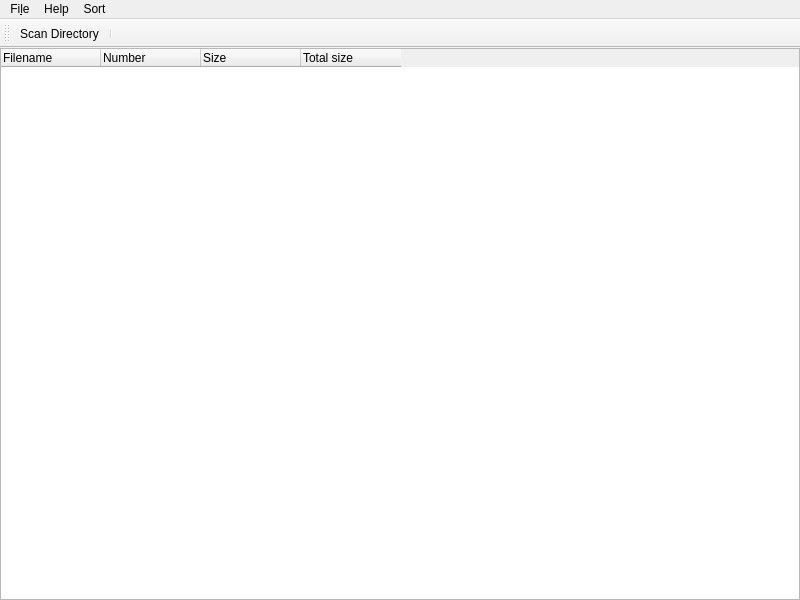
<?xml version="1.0" encoding="UTF-8"?>
<ui version="4.0">
 <class>MainWindow</class>
 <widget class="QMainWindow" name="MainWindow">
  <property name="geometry">
   <rect>
    <x>0</x>
    <y>0</y>
    <width>800</width>
    <height>600</height>
   </rect>
  </property>
  <property name="windowTitle">
   <string>MainWindow</string>
  </property>
  <widget class="QWidget" name="centralWidget">
   <layout class="QHBoxLayout" name="horizontalLayout">
    <property name="leftMargin">
     <number>0</number>
    </property>
    <property name="topMargin">
     <number>0</number>
    </property>
    <property name="rightMargin">
     <number>0</number>
    </property>
    <property name="bottomMargin">
     <number>0</number>
    </property>
    <item>
     <widget class="QTreeWidget" name="treeWidget">
      <attribute name="headerMinimumSectionSize">
       <number>100</number>
      </attribute>
      <attribute name="headerStretchLastSection">
       <bool>false</bool>
      </attribute>
      <column>
       <property name="text">
        <string>Filename</string>
       </property>
      </column>
      <column>
       <property name="text">
        <string>Number</string>
       </property>
      </column>
      <column>
       <property name="text">
        <string>Size</string>
       </property>
      </column>
      <column>
       <property name="text">
        <string>Total size</string>
       </property>
      </column>
     </widget>
    </item>
   </layout>
  </widget>
  <widget class="QMenuBar" name="menuBar">
   <property name="geometry">
    <rect>
     <x>0</x>
     <y>0</y>
     <width>800</width>
     <height>22</height>
    </rect>
   </property>
   <widget class="QMenu" name="menuFile">
    <property name="title">
     <string>Fi&amp;le</string>
    </property>
    <addaction name="actionScan_Directory"/>
    <addaction name="separator"/>
    <addaction name="actionExit"/>
   </widget>
   <widget class="QMenu" name="menuHelp">
    <property name="title">
     <string>Help</string>
    </property>
    <addaction name="actionAbout"/>
   </widget>
   <widget class="QMenu" name="menusort">
    <property name="title">
     <string>Sort</string>
    </property>
    <addaction name="actionFrom_smaller_to_bigge"/>
    <addaction name="action_rom_bigger_to_smaller"/>
   </widget>
   <addaction name="menuFile"/>
   <addaction name="menuHelp"/>
   <addaction name="menusort"/>
  </widget>
  <widget class="QToolBar" name="toolBar">
   <property name="windowTitle">
    <string>toolBar</string>
   </property>
   <attribute name="toolBarArea">
    <enum>TopToolBarArea</enum>
   </attribute>
   <attribute name="toolBarBreak">
    <bool>false</bool>
   </attribute>
   <addaction name="actionScan_Directory"/>
   <addaction name="separator"/>
  </widget>
  <action name="actionScan_Directory">
   <property name="text">
    <string>&amp;Scan Directory...</string>
   </property>
   <property name="toolTip">
    <string>chose Scan Directory</string>
   </property>
  </action>
  <action name="actionExit">
   <property name="text">
    <string>&amp;Exit</string>
   </property>
  </action>
  <action name="actionAbout">
   <property name="text">
    <string>About</string>
   </property>
  </action>
  <action name="actionFrom_smaller_to_bigge">
   <property name="text">
    <string>ascending</string>
   </property>
  </action>
  <action name="action_rom_bigger_to_smaller">
   <property name="text">
    <string>descending</string>
   </property>
  </action>
 </widget>
 <layoutdefault spacing="6" margin="11"/>
 <resources/>
 <connections/>
</ui>
